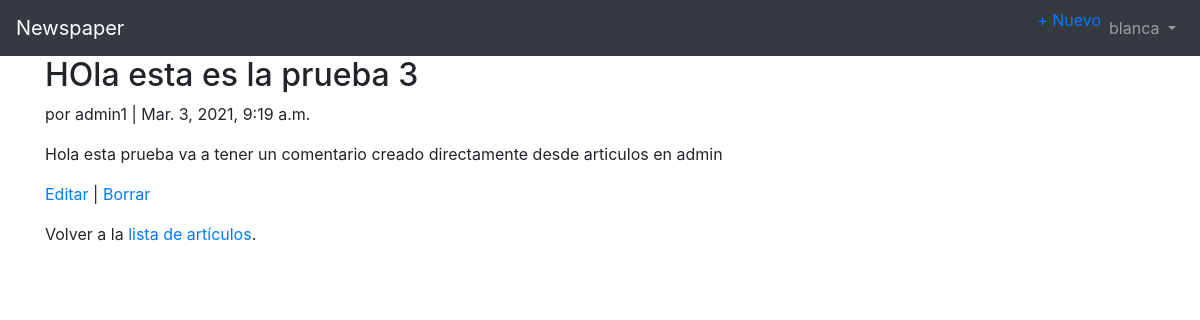
/articles/5/ (signed in), run on the app's committed database.
### accounts/models.py (models this page shows)
class CustomUser(AbstractUser):
    age = models.PositiveIntegerField(null=True, blank=True)

### articles/models.py (models this page shows, shortened)
class Article(models.Model):
    title = models.CharField(max_length=255, verbose_name='Título')
    body = models.TextField(verbose_name='Cuerpo')
    date = models.DateTimeField(auto_now_add=True, verbose_name='Fecha')
    author = models.ForeignKey(
        get_user_model(),
        on_delete=models.CASCADE,
        verbose_name='Autor'
    )

### articles/views.py (the view)
# urls.py: path('<int:pk>/', ArticleDetailView.as_view(), name='article_detail'),
class ArticleDetailView(LoginRequiredMixin, DetailView):
    model = Article
    template_name = 'article_detail.html'

### templates/article_detail.html
{% extends 'base.html' %}
{% block content %}
  <div class="article-entry">
    <h2>{{ object.title }}</h2>
      <p>por {{ object.author }} | {{ object.date }}</p>
      <p>{{ object.body }}</p>
  </div>
  <p><a href="{% url 'article_edit' article.pk %}">Editar</a> | <a href="{% url 'article_delete' article.pk %}">Borrar</a></p>
  <p>Volver a la <a href="{% url 'article_list' %}">lista de artículos</a>.</p>
{% endblock content %}

### templates/base.html (shortened to what this page needs)
<!doctype html>
<html lang="es">
  <head>
    <link rel="stylesheet" href="https://cdn.jsdelivr.net/npm/bootstrap@4.5.3/dist/css/bootstrap.min.css">
  </head>
  <body>
    <nav class="navbar navbar-expand-lg navbar-dark bg-dark">
      <a class="navbar-brand" href="{% url 'home' %}">Newspaper</a>
      <div class="collapse navbar-collapse" id="navbarSupportedContent">
        {% if user.is_authenticated %}
          <ul class="navbar-nav ml-auto">
            <li class="nav-item">
              <a href="{% url 'article_new' %}">+ Nuevo</a>
            </li>
            <li class="nav-item">
              <a class="nav-link dropdown-toggle" href="#" id="navbarDropdown" role="button" data-toggle="dropdown" aria-haspopup="true" aria-expanded="false">
                {{ user.username }}
              </a>
            </li>
          </ul>
        {% else %}
          <form class="form-inline ml-auto">
            <a href="{% url 'login' %}" class="btn btn-outline-secondary">Log In</a>
            <a href="{% url 'signup' %}" class="btn btn-primary ml-2">Sign up</a>
          </form>
        {% endif %}
      </div>
    </nav>
    <main>
      <div class="container">
        {% block content %}
        {% endblock content %}
      </div>
    </main>
  </body>
</html>

### data on the page
CustomUser: username "blanca"
Article: title "HOla esta es la prueba 3", author "admin1", date "Mar. 3, 2021, 9:19 a.m.", body "Hola esta prueba va a tener un comentario creado directamente desde articulos en admin"
